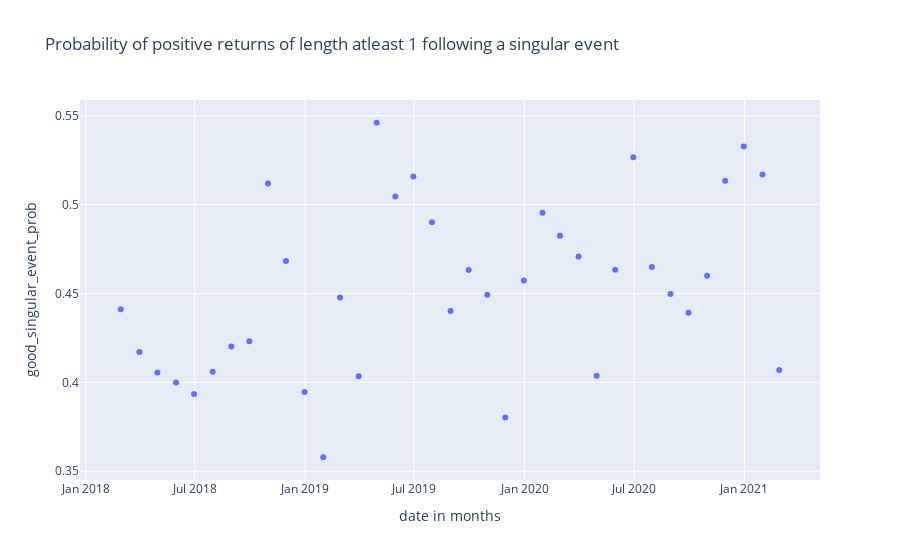

Notebook code cell kept with this figure:
### Markdown cell above
Ignore the last data point - the one for february.

### Code cell
fig = px.scatter(singular_count_df,x = 'date',y = 'good_singular_event_prob',
                 labels = {'date':'date in months','singular_event_prob':'good_singular_event_prob'},
                title = 'Probability of positive returns of length atleast 1 following a singular event')
fig.show()

### Figure 1 — Plotly figure (JSON) as saved in the notebook; plotly's stock layout.template omitted (floating-point values rounded to 4 significant figures)
{"data": [{"hovertemplate": "date in months=%{x}<br>good_singular_event_prob=%{y}<extra></extra>", "legendgroup": "", "marker": {"color": "#636efa", "symbol": "circle"}, "mode": "markers", "name": "", "orientation": "v", "showlegend": false, "type": "scatter", "x": ["2018-02-28T00:00:00", "2018-03-31T00:00:00", "2018-04-30T00:00:00", "2018-05-31T00:00:00", "2018-06-30T00:00:00", "2018-07-31T00:00:00", "2018-08-31T00:00:00", "2018-09-30T00:00:00", "2018-10-31T00:00:00", "2018-11-30T00:00:00", "2018-12-31T00:00:00", "2019-01-31T00:00:00", "2019-02-28T00:00:00", "2019-03-31T00:00:00", "2019-04-30T00:00:00", "2019-05-31T00:00:00", "2019-06-30T00:00:00", "2019-07-31T00:00:00", "2019-08-31T00:00:00", "2019-09-30T00:00:00", "2019-10-31T00:00:00", "2019-11-30T00:00:00", "2019-12-31T00:00:00", "2020-01-31T00:00:00", "2020-02-29T00:00:00", "2020-03-31T00:00:00", "2020-04-30T00:00:00", "2020-05-31T00:00:00", "2020-06-30T00:00:00", "2020-07-31T00:00:00", "2020-08-31T00:00:00", "2020-09-30T00:00:00", "2020-10-31T00:00:00", "2020-11-30T00:00:00", "2020-12-31T00:00:00", "2021-01-31T00:00:00", "2021-02-28T00:00:00"], "xaxis": "x", "y": [0.4411, 0.4171, 0.4055, 0.4, 0.3935, 0.4059, 0.4202, 0.4231, 0.5119, 0.4683, 0.3946, 0.3579, 0.4478, 0.4035, 0.546, 0.5045, 0.5159, 0.49, 0.4402, 0.4632, 0.4493, 0.3803, 0.4573, 0.4954, 0.4825, 0.4708, 0.4037, 0.4634, 0.5267, 0.465, 0.4498, 0.4391, 0.46, 0.5135, 0.5327, 0.5169, 0.4069], "yaxis": "y"}], "layout": {"legend": {"tracegroupgap": 0}, "title": {"text": "Probability of positive returns of length atleast 1 following a singular event"}, "xaxis": {"anchor": "y", "domain": [0, 1], "title": {"text": "date in months"}}, "yaxis": {"anchor": "x", "domain": [0, 1], "title": {"text": "good_singular_event_prob"}}}}
